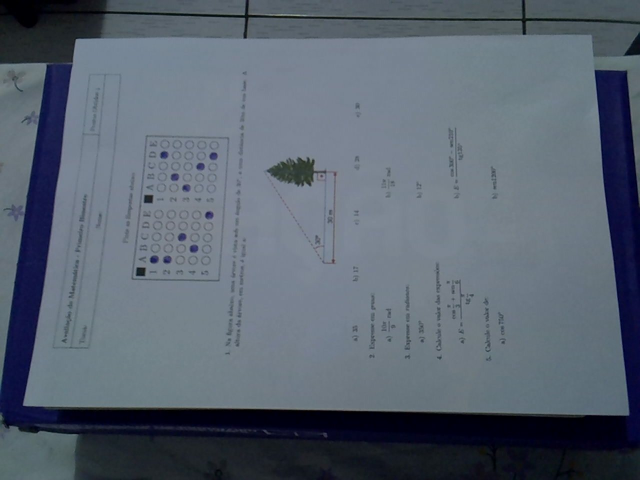
#> input picture bubble_sheet/imgs/1.jpg, 1280 x 960 px, given in place of the camera (shown at 1/2 size)
$ python main.py
#> lines starting #> are read from the running program, lines starting #| are printed output that depends on the picture; after the words box and inside, x2 and y2 are one past the last pixel; in counts of white or black regions, pixels touching at a corner belong together
### bubble_sheet/utils.py
import cv2
import numpy as np


## TO STACK ALL THE IMAGES IN ONE WINDOW
def stackImages(imgArray, scale, lables=[]):
    rows = len(imgArray)
    cols = len(imgArray[0])
    rowsAvailable = isinstance(imgArray[0], list)
    width = imgArray[0][0].shape[1]
    height = imgArray[0][0].shape[0]
    if rowsAvailable:
        for x in range(0, rows):
            for y in range(0, cols):
                imgArray[x][y] = cv2.resize(imgArray[x][y], (0, 0), None, scale, scale)
                if len(imgArray[x][y].shape) == 2:
                    imgArray[x][y] = cv2.cvtColor(imgArray[x][y], cv2.COLOR_GRAY2BGR)
        imageBlank = np.zeros((height, width, 3), np.uint8)
        hor = [imageBlank] * rows
        hor_con = [imageBlank] * rows
        for x in range(0, rows):
            hor[x] = np.hstack(imgArray[x])
            hor_con[x] = np.concatenate(imgArray[x])
        ver = np.vstack(hor)
        ver_con = np.concatenate(hor)
    else:
        for x in range(0, rows):
            imgArray[x] = cv2.resize(imgArray[x], (0, 0), None, scale, scale)
            if len(imgArray[x].shape) == 2:
                imgArray[x] = cv2.cvtColor(imgArray[x], cv2.COLOR_GRAY2BGR)
        hor = np.hstack(imgArray)
        hor_con = np.concatenate(imgArray)
        ver = hor
    if len(lables) != 0:
        eachImgWidth = int(ver.shape[1] / cols)
        eachImgHeight = int(ver.shape[0] / rows)
        # print(eachImgHeight)
        for d in range(0, rows):
            for c in range(0, cols):
                cv2.rectangle(
                    ver,
                    (c * eachImgWidth, eachImgHeight * d),
                    (
                        c * eachImgWidth + len(lables[d][c]) * 13 + 27,
                        30 + eachImgHeight * d,
                    ),
                    (255, 255, 255),
                    cv2.FILLED,
                )
                cv2.putText(
                    ver,
                    lables[d][c],
                    (eachImgWidth * c + 10, eachImgHeight * d + 20),
                    cv2.FONT_HERSHEY_COMPLEX,
                    0.7,
                    (255, 0, 255),
                    2,
                )
    return ver


def rectCountour(contours):
    rectCon = []

    for i in contours:
        area = cv2.contourArea(i)
        if area > 50:
            peri = cv2.arcLength(i, True)
            approx = cv2.approxPolyDP(i, 0.02 * peri, True)
            # print("Corner Points: ", len(approx))
            if len(approx) == 4:
                rectCon.append(i)
                # print(cv2.contourArea(i))
    rectCon = sorted(rectCon, key=cv2.contourArea, reverse=True)

    return rectCon


def getCornerPoints(cont):
    peri = cv2.arcLength(cont, True)
    approx = cv2.approxPolyDP(cont, 0.02 * peri, True)
    return approx


def reorder(myPoints):
    myPoints = myPoints.reshape((myPoints.shape[0], myPoints.shape[2]))
    myPointsNew = np.zeros((myPoints.shape[0], 1, myPoints.shape[1]), np.int32)
    add = myPoints.sum(1)
    myPointsNew[0] = myPoints[np.argmin(add)]  # [0, 0]
    myPointsNew[3] = myPoints[np.argmax(add)]  # [w, h]
    diff = np.diff(myPoints, axis=1)
    myPointsNew[1] = myPoints[np.argmin(diff)]  # [w, 0]
    myPointsNew[2] = myPoints[np.argmax(diff)]  # [h, 0]

    return myPointsNew


# [9 lines left out: function splitBoxes, not called in this run]


def splitBoxes2(img):
    boxes = []
    table1 = img[95:540, 75:390]
    # cv2.imshow("Row1", table1)
    rows = np.vsplit(table1, 5)
    # cv2.imshow("row", rows[0])

    for r in rows:
        cols = np.hsplit(r, 5)
        for box in cols:
            boxes.append(box)
            # cv2.imshow("split", box)

    table2 = img[95:540, 470:785]
    # cv2.imshow("row2", table2)
    rows2 = np.vsplit(table2, 5)

    for r in rows2:
        cols = np.hsplit(r, 5)
        for box in cols:
            boxes.append(box)
            # cv2.imshow("split", box)

    return boxes

### bubble_sheet/main.py
import cv2
import numpy as np
import os
import utils
from time import sleep

#################################################################
img_folder = "imgs"
widthImg = 800
heightImg = 600
questions = 10
choices = 5
ans = [0, 0, 2, 3, 4, 1, 2, 2, 3, 0]
template_ans = [-1, -1, -1, -1, -1, -1, -1, -1, -1, -1]
webcamFeed = True
camNum = 0
readed_sheet = False
count_sheet = 0
last_sheet = []
student_scores = []
thresh = 114  # last was 122
#################################################################

cap = cv2.VideoCapture(camNum)
cap.set(10, 150)

while readed_sheet == False:
    if webcamFeed:
        sucess, img = cap.read()
#> img is the input picture: shape (960, 1280, 3); mean B, G, R 112.3, 99.8, 89.8
    else:
        img = cv2.imread(os.path.join(img_folder, "4.jpg"))
    # height, width, channels = img.shape
    # print(height, width, channels)
    img = cv2.resize(img, (widthImg, heightImg))
#> img: shape (600, 800, 3)
    img = cv2.rotate(img, cv2.ROTATE_180)

    # Preprocessing
    imgContours = img.copy()
    imgBiggestContour = img.copy()
    imgGray = cv2.cvtColor(img, cv2.COLOR_BGR2GRAY)
    imgBlur = cv2.GaussianBlur(imgGray, (5, 5), 1)
    imgCanny = cv2.Canny(imgBlur, 10, 50)
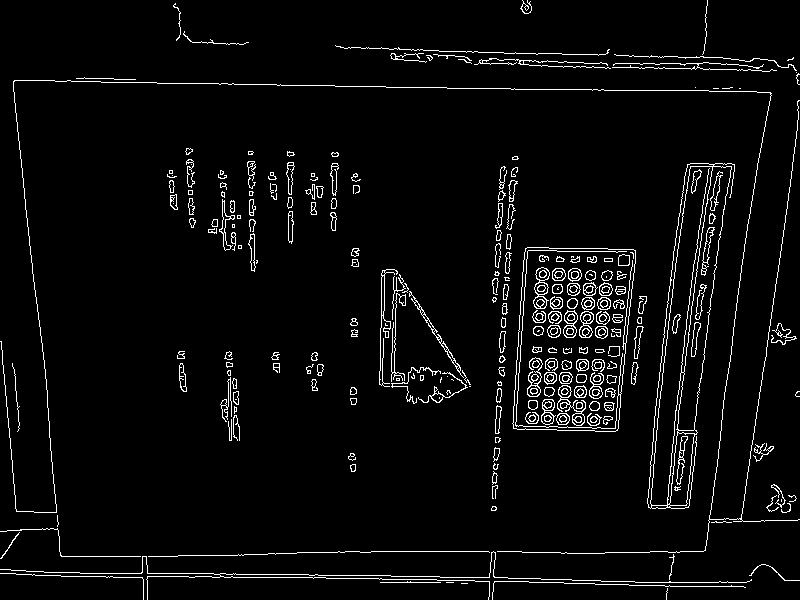
#> imgCanny: shape (600, 800); 4.2% white in thin lines or dots

    try:
        # Finding ALL CONTOURS
        contours, hierarchy = cv2.findContours(
            imgCanny, cv2.RETR_EXTERNAL, cv2.CHAIN_APPROX_NONE
        )
#> contours = 172 contours, 101 with area under 20; largest, box (x1, y1, x2, y2) and area: (512, 247, 636, 432) 19668, (647, 163, 735, 509) 14434, (409, 291, 464, 378) 238, (219, 199, 235, 251) 176, (379, 269, 398, 387) 156
        cv2.drawContours(imgContours, contours, -1, (0, 255, 0), 1)
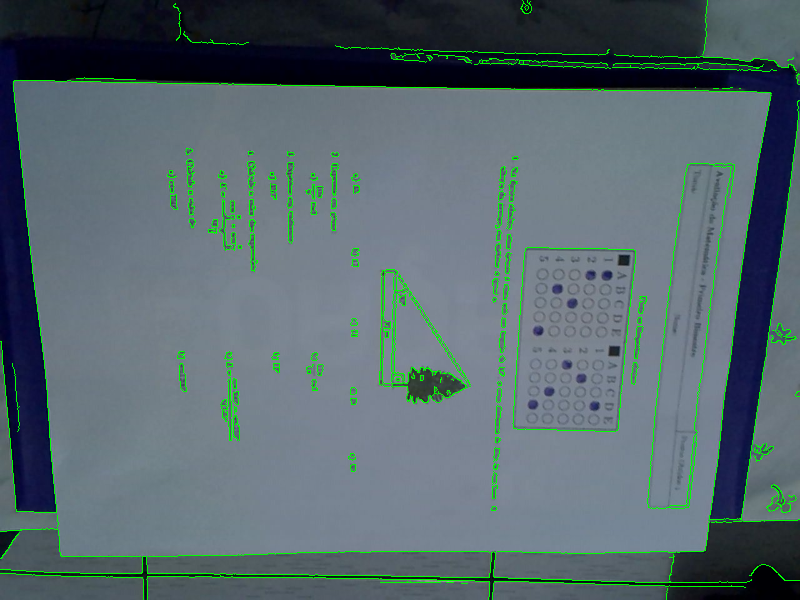
#> imgContours: shape (600, 800, 3); mean B, G, R 109.6, 104.4, 87.6

        # FIND RECTANGLES
        rectCon = utils.rectCountour(contours)
#> the loop in rectCountour, `for i in contours:` made 172 passes
#> (area, peri, approx) on passes 32, 69, 79, 86, 91: (108.5, 64.73, [[497, 405], [495, 433], [499, 432], [501, 407]]), (137, 78.63, [[642, 326], [637, 326], [634, 358], [637, 358]]), (237.5, 263.6, [[409, 291], [463, 377]]), (156.5, 499.4, [[394, 269], [381, 273], [384, 386]]), (19668, 593.1, [[527, 247], [513, 428], [615, 431], [635, 250]])
#> after the loop in rectCountour, `for i in contours:`: rectCon = 3 contours; box (x1, y1, x2, y2) and area: (512, 247, 636, 432) 19668, (634, 326, 644, 359) 137, (495, 405, 502, 434) 108
        biggestContour = utils.getCornerPoints(rectCon[0])
#> in getCornerPoints, `peri = cv2.arcLength(cont, True)`: peri = 593.1
#> in getCornerPoints, `approx = cv2.approxPolyDP(cont, 0.02 * peri, True)`: approx = [[527, 247], [513, 428], [615, 431], [635, 250]]
#> biggestContour = [[527, 247], [513, 428], [615, 431], [635, 250]]
        # print(len(rectCon))
        # cv2.drawContours(imgContours, rectCon[0], -1, (0, 255, 255), 10)  # amarelo
        # cv2.drawContours(imgContours, rectCon[1], -1, (255, 0, 0), 10)  # azul
        # cv2.drawContours(imgContours, rectCon[2], -1, (34, 139, 34), 10)  # verde
        # cv2.drawContours(imgContours, rectCon[3], -1, (0, 255, 255), 10)
        # print(utils.getCornerPoints(rectCon[0]))

        if biggestContour.size != 0:
            cv2.drawContours(imgBiggestContour, biggestContour, -1, (0, 255, 255), 5)
#> imgBiggestContour: shape (600, 800, 3); mean B, G, R 112.3, 99.8, 89.8

            biggestContour = utils.reorder(biggestContour)
#> in reorder, `add = myPoints.sum(1)`: add = [774, 941, 1046, 885]
#> in reorder, `diff = np.diff(myPoints, axis=1)`: diff = [-280, -85, -184, -385]
#> biggestContour = [[527, 247], [635, 250], [513, 428], [615, 431]]
            # print(biggestContour.shape)

            pt1 = np.float32(biggestContour)
#> pt1 = [[527, 247], [635, 250], [513, 428], [615, 431]]
            pt2 = np.float32(
                [[0, 0], [widthImg, 0], [0, heightImg], [widthImg, heightImg]]
            )
            matrix = cv2.getPerspectiveTransform(pt1, pt2)
#> matrix = [[6.94, 0.537, -3790.2], [-0.0814, 2.93, -681.1], [1.64e-05, -0.000286, 1]]
            imgWarpColored = cv2.warpPerspective(img, matrix, (widthImg, heightImg))

            # Apply Threshold
            imgWarpGray = cv2.cvtColor(imgWarpColored, cv2.COLOR_BGR2GRAY)
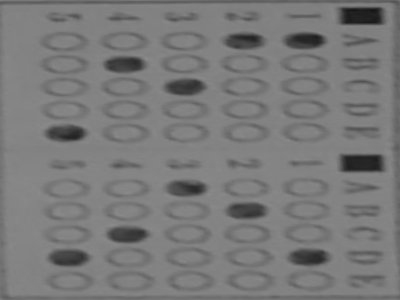
#> imgWarpGray: shape (600, 800) (shown at 1/2 size); min 18, max 139, mean 121.1
            imgThresh = cv2.threshold(imgWarpGray, thresh, 255, cv2.THRESH_BINARY_INV)[
                1
            ]
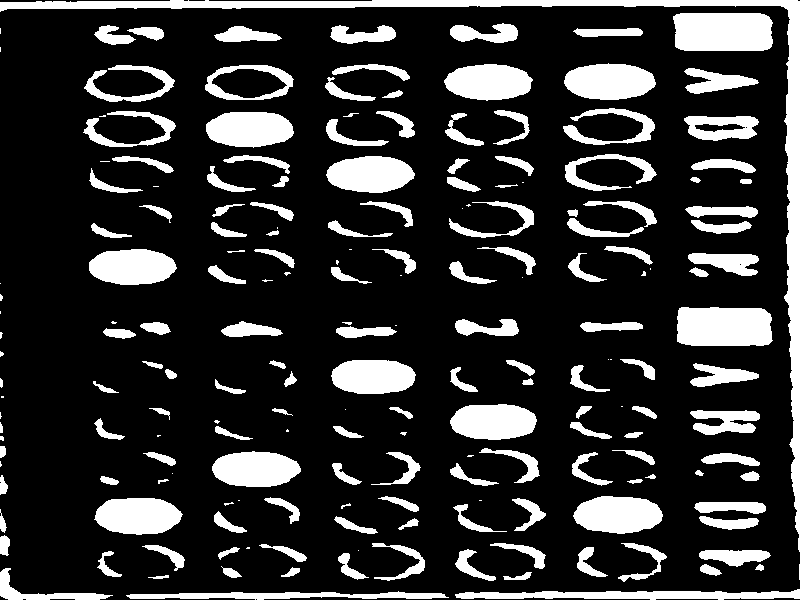
#> imgThresh: shape (600, 800); 19.4% white; 195 white regions (44 under 20 px), largest, box (x1, y1, x2, y2) and area: (0, 0, 800, 552) 11140, (673, 13, 773, 51) 3625, (677, 307, 773, 346) 3513

            # utils.splitBoxes(imgThresh)
            boxes = utils.splitBoxes2(imgThresh)
#> in splitBoxes2, `table1 = img[95:540, 75:390]`:
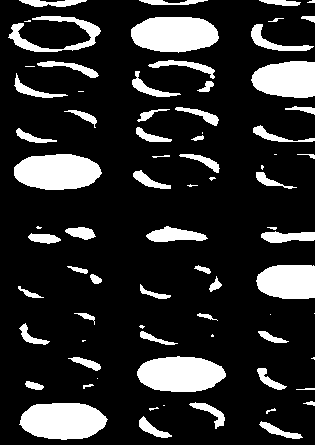
#> table1: shape (445, 315); 17.4% white; 76 white regions (19 under 20 px), largest, box (x1, y1, x2, y2) and area: (19, 403, 108, 440) 2577, (131, 17, 219, 53) 2537, (14, 154, 102, 190) 2511
#> in splitBoxes2, `rows = np.vsplit(table1, 5)`: rows = 5 items
#> the loop in splitBoxes2, `for r in rows:` made 5 passes
#> after the loop in splitBoxes2, `for r in rows:`: boxes = 25 items
#> in splitBoxes2, `table2 = img[95:540, 470:785]`:
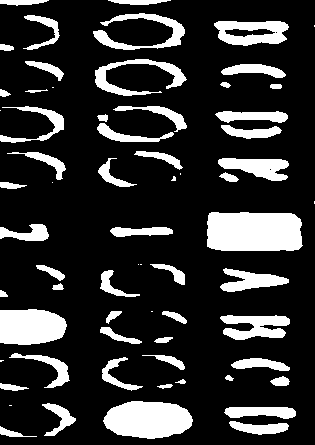
#> table2: shape (445, 315); 19.1% white; 66 white regions (12 under 20 px), largest, box (x1, y1, x2, y2) and area: (207, 212, 303, 251) 3513, (103, 401, 193, 439) 2649, (0, 309, 67, 345) 2065
#> in splitBoxes2, `rows2 = np.vsplit(table2, 5)`: rows2 = 5 items
#> the loop in splitBoxes2, `for r in rows2:` made 5 passes
#> after the loop in splitBoxes2, `for r in rows2:`: boxes = 50 items
#> boxes = 50 items
            # cv2.imshow("test", boxes[2])

            # Getting Pixel Values of each box
            myPixelVal = np.zeros((questions, choices))
            countC = 0
            countR = 0

            for image in boxes:
                totalPixels = cv2.countNonZero(image)
                myPixelVal[countR][countC] = totalPixels
                countC += 1
                if countC == choices:
                    countR += 1
                    countC = 0
#> this loop made 50 passes
#> totalPixels on passes 1 to 8: 995, 796, 2284, 1068, 2324, 1447, 942, 747
#> after the loop, countC = 0; countR = 10; myPixelVal = [[995, 796, 2284, 1068, 2324], [1447, 942, 747, 524, 918], [692, 568, 678, 165, 721], [313, 241, 325, 230, 1851], [1396, 1516, 1838, 1253, 601], [950, 818, 1365, 921, 975], [1078, 680, 1079, 980, 1156], [660, 257, 430, 1730, 1884], [2316, 614, 562, 956, 1068], [961, 1106, 2416, 678, 1182]]
            # print(myPixelVal)

            # Finding index values of the markings
            myIndex = []
            for x in range(0, questions):
                arr = myPixelVal[x]
                # print(arr)

                array_sorted = []
                for item in arr:
                    array_sorted.append(item)
                array_sorted.sort(reverse=True)
                # print(array_sorted)

                if (array_sorted[0] - array_sorted[1]) < 2000 or array_sorted[0] < 300:
                    myIndex.append(-1)
                else:
                    myIndexVal = np.where(arr == np.amax(arr))
                    myIndex.append(myIndexVal[0][0])
#> this loop made 10 passes
#> after the loop, myIndex = [-1, -1, -1, -1, -1, -1, -1, -1, -1, -1]
            print(myIndex)
#| [-1, -1, -1, -1, -1, -1, -1, -1, -1, -1]
            print(ans)

            # grading
            grading = []
            for x in range(0, questions):
                if ans[x] == myIndex[x]:
                    grading.append(1)
                else:
                    grading.append(0)
#> after the loop, grading = [0, 0, 0, 0, 0, 0, 0, 0, 0, 0]
            print(grading)
#| [0, 0, 0, 0, 0, 0, 0, 0, 0, 0]
            score = sum(grading)
#> score = 0
            print(score)
#| 0
            readed_sheet = True

        imgBlank = np.zeros_like(img)
        imageArray = (
            [img, imgGray, imgBlur, imgCanny],
            [imgContours, imgBiggestContour, imgWarpColored, imgThresh],
        )
    except:
        imgBlank = np.zeros_like(img)
        imageArray = (
            [img, imgGray, imgBlur, imgCanny],
            [imgBlank, imgBlank, imgBlank, imgBlank],
        )

    imgStacked = utils.stackImages(imageArray, 0.4)
#> in stackImages, `rows = len(imgArray)`: rows = 2
#> in stackImages, `cols = len(imgArray[0])`: cols = 4
#> in stackImages, `rowsAvailable = isinstance(imgArray[0], list)`: rowsAvailable = True
#> in stackImages, `hor = [imageBlank] * rows`: hor = 2 items
#> in stackImages, `ver = np.vstack(hor)`:
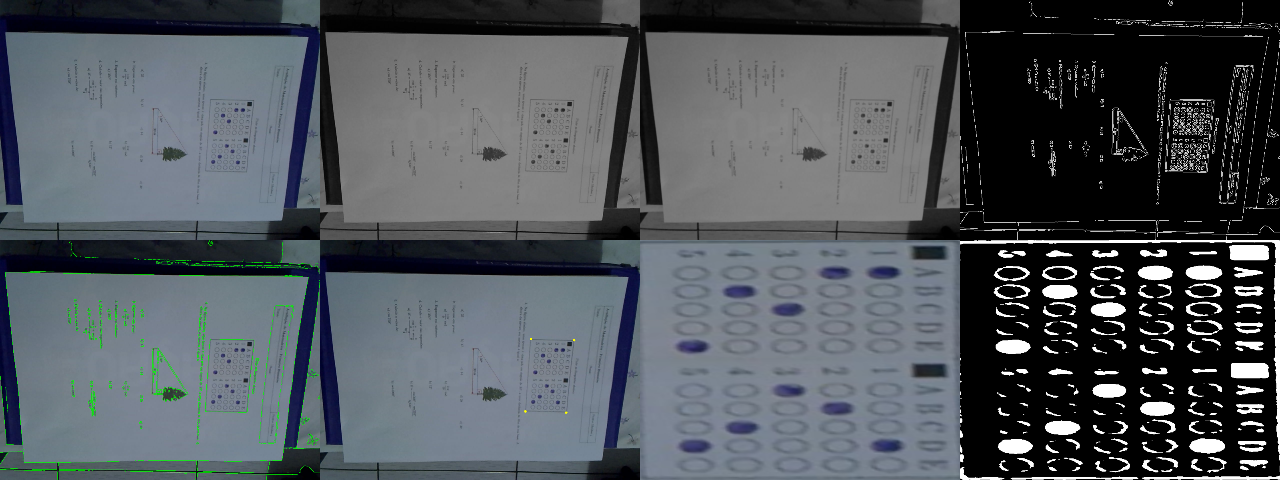
#> ver: shape (480, 1280, 3); mean of channels 0, 1, 2 90.7, 85.3, 79.7; drawn as B, G, R

    cv2.imshow("Stacked Images", imgStacked)

    if readed_sheet:
        # print("\a")
        if last_sheet == myIndex and myIndex != template_ans:
            count_sheet += 1
            print(count_sheet)
        else:
            last_sheet = myIndex
#> last_sheet = [-1, -1, -1, -1, -1, -1, -1, -1, -1, -1]
            count_sheet = 0

        if count_sheet == 30:
            print("\a")
            student_scores.append(score)
            sleep(3)
            count_sheet = 0

        readed_sheet = False

    k = cv2.waitKey(60)
#> (key Esc is pressed here)
    if k == 27:
        print(student_scores)
        break
    elif k == ord("a"):
        print("\a")
